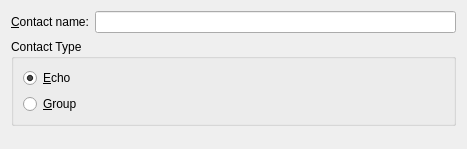
<?xml version="1.0" encoding="UTF-8"?>
<ui version="4.0">
 <class>QQAddUI</class>
 <widget class="QWidget" name="QQAddUI">
  <property name="geometry">
   <rect>
    <x>0</x>
    <y>0</y>
    <width>466</width>
    <height>149</height>
   </rect>
  </property>
  <layout class="QVBoxLayout">
   <item>
    <layout class="QHBoxLayout">
     <property name="spacing">
      <number>6</number>
     </property>
     <property name="leftMargin">
      <number>0</number>
     </property>
     <property name="topMargin">
      <number>0</number>
     </property>
     <property name="rightMargin">
      <number>0</number>
     </property>
     <property name="bottomMargin">
      <number>0</number>
     </property>
     <item>
      <widget class="QLabel" name="textLabel1">
       <property name="toolTip">
        <string>The account name of the account you would like to add.</string>
       </property>
       <property name="whatsThis">
        <string>The account name of the account you would like to add.</string>
       </property>
       <property name="text">
        <string>&amp;Contact name:</string>
       </property>
       <property name="buddy">
        <cstring>m_uniqueName</cstring>
       </property>
      </widget>
     </item>
     <item>
      <widget class="QLineEdit" name="m_uniqueName">
       <property name="toolTip">
        <string>The account name of the account you would like to add.</string>
       </property>
       <property name="whatsThis">
        <string>The account name of the account you would like to add.</string>
       </property>
      </widget>
     </item>
    </layout>
   </item>
   <item>
    <widget class="QGroupBox" name="groupBox">
     <property name="title">
      <string>Contact Type</string>
     </property>
     <layout class="QVBoxLayout">
      <item>
       <widget class="QRadioButton" name="m_rbEcho">
        <property name="toolTip">
         <string>Hey look!  Only one option.  Could you please make this a dropdown and add Null?</string>
        </property>
        <property name="whatsThis">
         <string>Hey look!  Only one option.  Could you please make this a dropdown and add Null?</string>
        </property>
        <property name="text">
         <string>&amp;Echo</string>
        </property>
        <property name="checked">
         <bool>true</bool>
        </property>
       </widget>
      </item>
      <item>
       <widget class="QRadioButton" name="m_rbGroup">
        <property name="text">
         <string>&amp;Group</string>
        </property>
       </widget>
      </item>
     </layout>
    </widget>
   </item>
   <item>
    <spacer>
     <property name="orientation">
      <enum>Qt::Vertical</enum>
     </property>
     <property name="sizeType">
      <enum>QSizePolicy::Expanding</enum>
     </property>
     <property name="sizeHint" stdset="0">
      <size>
       <width>445</width>
       <height>0</height>
      </size>
     </property>
    </spacer>
   </item>
  </layout>
 </widget>
 <resources/>
 <connections/>
</ui>
